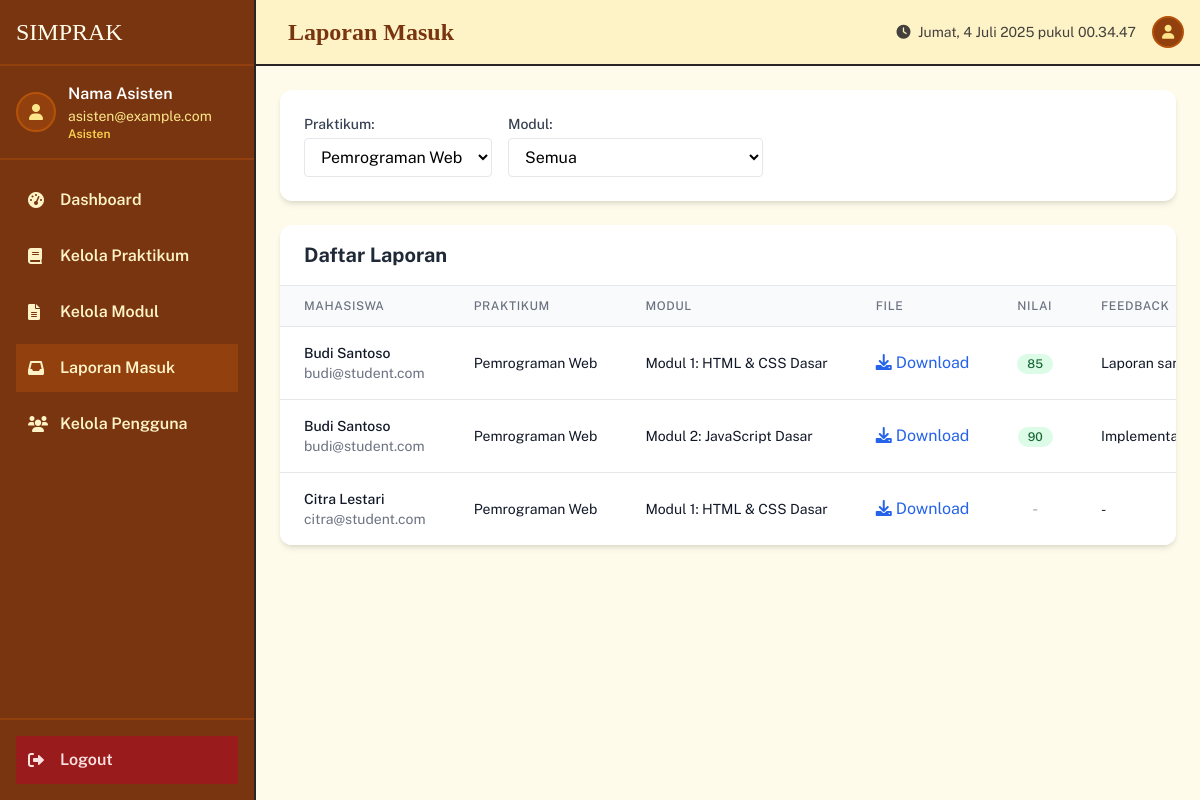
The app's page /asisten/laporan_masuk.php?praktikum_id=1 (signed in) with its own data.
### tables this page shows
CREATE TABLE `laporan` (
  `id` INT AUTO_INCREMENT PRIMARY KEY,
  `modul_id` INT NOT NULL,
  `mahasiswa_id` INT NOT NULL,
  `file_laporan` VARCHAR(255) NOT NULL,  
  `tgl_kumpul` TIMESTAMP DEFAULT CURRENT_TIMESTAMP,
  `nilai` INT,  
  `feedback` TEXT,  
  FOREIGN KEY (`modul_id`) REFERENCES `modul`(`id`) ON DELETE CASCADE,
  FOREIGN KEY (`mahasiswa_id`) REFERENCES `users`(`id`) ON DELETE CASCADE
);

CREATE TABLE `users` (
  `id` int(11) NOT NULL AUTO_INCREMENT,
  `nama` varchar(100) NOT NULL,
  `email` varchar(100) NOT NULL,
  `password` varchar(255) NOT NULL,
  `role` enum('mahasiswa','asisten') NOT NULL,
  `created_at` timestamp NOT NULL DEFAULT current_timestamp(),
  PRIMARY KEY (`id`),
  UNIQUE KEY `email` (`email`)
);

CREATE TABLE `mata_praktikum` (
  `id` INT AUTO_INCREMENT PRIMARY KEY,
  `kode_mk` VARCHAR(20) NOT NULL UNIQUE,
  `nama_mk` VARCHAR(255) NOT NULL,
  `deskripsi` TEXT,
  `asisten_id` INT,  
  FOREIGN KEY (`asisten_id`) REFERENCES `users`(`id`) ON DELETE SET NULL
);

CREATE TABLE `modul` (
  `id` INT AUTO_INCREMENT PRIMARY KEY,
  `praktikum_id` INT NOT NULL,
  `judul_modul` VARCHAR(255) NOT NULL,
  `deskripsi_modul` TEXT,
  `file_materi` VARCHAR(255),  
  FOREIGN KEY (`praktikum_id`) REFERENCES `mata_praktikum`(`id`) ON DELETE CASCADE
);

### asisten/laporan_masuk.php (the view, shortened to what this page needs)
<?php
require_once '../config.php';
$praktikum = [];
$res = $conn->query("SELECT id, nama_mk FROM mata_praktikum ORDER BY nama_mk ASC");
while ($row = $res->fetch_assoc()) $praktikum[] = $row;
$praktikum_id = isset($_GET['praktikum_id']) ? (int)$_GET['praktikum_id'] : ($praktikum[0]['id'] ?? 0);
$sql = "SELECT l.*, m.judul_modul, mp.nama_mk, u.nama as nama_mhs, u.email FROM laporan l JOIN modul m ON l.modul_id=m.id JOIN users u ON l.mahasiswa_id=u.id JOIN mata_praktikum mp ON m.praktikum_id=mp.id";
if ($praktikum_id) $sql .= " WHERE mp.id=$praktikum_id";
$sql .= " ORDER BY l.tgl_kumpul DESC";
$laporan = [];
$res = $conn->query($sql);
while ($row = $res->fetch_assoc()) $laporan[] = $row;
include 'templates/header.php';
?>
<div class="bg-white rounded-xl shadow-md p-6 mb-6">
    <form method="get" class="flex gap-4 items-center">
        <div>
            <label class="block text-sm font-medium text-gray-700 mb-1">Praktikum:</label>
            <select name="praktikum_id" onchange="this.form.submit()" class="border rounded px-3 py-2 bg-white">
                <?php foreach ($praktikum as $p): ?>
                    <option value="<?= $p['id'] ?>" <?= $praktikum_id==$p['id']?'selected':'' ?>><?= htmlspecialchars($p['nama_mk']) ?></option>
                <?php endforeach; ?>
            </select>
        </div>
        <div>
            <label class="block text-sm font-medium text-gray-700 mb-1">Modul:</label>
            <select name="modul_id" onchange="this.form.submit()" class="border rounded px-3 py-2 bg-white">
                <option value="0">Semua</option>
            </select>
        </div>
    </form>
</div>
<div class="bg-white rounded-xl shadow-md overflow-hidden">
    <div class="px-6 py-4 border-b border-gray-200">
        <h2 class="text-xl font-bold text-gray-800">Daftar Laporan</h2>
    </div>
    <div class="overflow-x-auto">
        <table class="min-w-full divide-y divide-gray-200">
            <thead class="bg-gray-50">
                <tr>
                    <th class="px-6 py-3 text-left text-xs font-medium text-gray-500 uppercase tracking-wider">
                        Mahasiswa
                    </th>
                    <th class="px-6 py-3 text-left text-xs font-medium text-gray-500 uppercase tracking-wider">
                        Praktikum
                    </th>
                    <th class="px-6 py-3 text-left text-xs font-medium text-gray-500 uppercase tracking-wider">
                        Modul
                    </th>
                    <th class="px-6 py-3 text-left text-xs font-medium text-gray-500 uppercase tracking-wider">
                        File
                    </th>
                    <th class="px-6 py-3 text-left text-xs font-medium text-gray-500 uppercase tracking-wider">
                        Nilai
                    </th>
                    <th class="px-6 py-3 text-left text-xs font-medium text-gray-500 uppercase tracking-wider">
                        Feedback
                    </th>
                </tr>
            </thead>
            <tbody class="bg-white divide-y divide-gray-200">
                <?php foreach ($laporan as $l): ?>
                <tr class="hover:bg-gray-50">
                    <td class="px-6 py-4 whitespace-nowrap">
                        <div class="text-sm font-medium text-gray-900"><?= htmlspecialchars($l['nama_mhs']) ?></div>
                        <div class="text-sm text-gray-500"><?= htmlspecialchars($l['email']) ?></div>
                    </td>
                    <td class="px-6 py-4 whitespace-nowrap">
                        <div class="text-sm text-gray-900"><?= htmlspecialchars($l['nama_mk']) ?></div>
                    </td>
                    <td class="px-6 py-4 whitespace-nowrap">
                        <div class="text-sm text-gray-900"><?= htmlspecialchars($l['judul_modul']) ?></div>
                    </td>
                    <td class="px-6 py-4 whitespace-nowrap">
                        <a href="../uploads/laporan/<?= urlencode($l['file_laporan']) ?>" target="_blank" class="text-blue-600 hover:text-blue-800">
                            <i class="fas fa-download mr-1"></i>Download
                        </a>
                    </td>
                    <td class="px-6 py-4 whitespace-nowrap text-center">
                        <?php if ($l['nilai'] !== null): ?>
                            <span class="inline-flex items-center px-2.5 py-0.5 rounded-full text-xs font-medium bg-green-100 text-green-800">
                                <?= $l['nilai'] ?>
                            </span>
                        <?php else: ?>
                            <span class="text-gray-400">-</span>
                        <?php endif; ?>
                    </td>
                    <td class="px-6 py-4">
                        <div class="text-sm text-gray-900 max-w-xs truncate">
                            <?= htmlspecialchars($l['feedback'] ?: '-') ?>
                        </div>
                    </td>
                </tr>
                <?php endforeach; ?>
            </tbody>
        </table>
    </div>
</div>
<?php
include 'templates/footer.php';
?>

### asisten/templates/header.php (style rules this page uses)
:root { --retro-border: #4d4d4d; }
body { font-family: 'Public Sans', sans-serif; }

### records on screen
laporan: mahasiswa.nama "Budi Santoso", mahasiswa.email "budi@student.com", mata_praktikum.nama_mk "Pemrograman Web", modul.judul_modul "Modul 1: HTML & CSS Dasar", nilai "85", feedback "Laporan sangat baik, implementasi HTML dan C…"
laporan: mahasiswa.nama "Budi Santoso", mahasiswa.email "budi@student.com", mata_praktikum.nama_mk "Pemrograman Web", modul.judul_modul "Modul 2: JavaScript Dasar", nilai "90", feedback "Implementasi JavaScript sangat kreatif dan fun…"
laporan: mahasiswa.nama "Citra Lestari", mahasiswa.email "citra@student.com", mata_praktikum.nama_mk "Pemrograman Web", modul.judul_modul "Modul 1: HTML & CSS Dasar", feedback "-"

### other values on screen
$user_data['nama'] "Nama Asisten"
$user_data['email'] "asisten@example.com"
$page_title "Laporan Masuk"
form field praktikum_id "Pemrograman Web"
